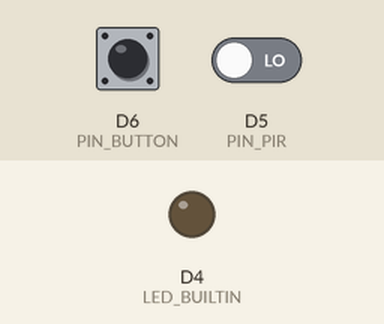
Simulated run of this program. Board: ESP8266 (Wemos D1 mini). On the bench: output pins drawn as LEDs (lit = HIGH, except the on-board LED, lit = LOW). Dashed ring = blinking. Inputs (shaded band) come from the test bench; at power-on: D5 (PIN_PIR) LOW, D6 (PIN_BUTTON) HIGH.

Above: at 1.2 s.
1.3 s: D5 (PIN_PIR) driven HIGH
At 4.2 s:
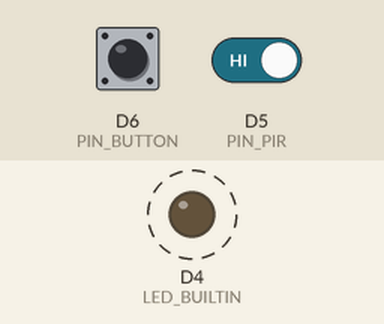
4.3 s: D6 (PIN_BUTTON) pulled LOW for 3.2 s
At 4.8 s:
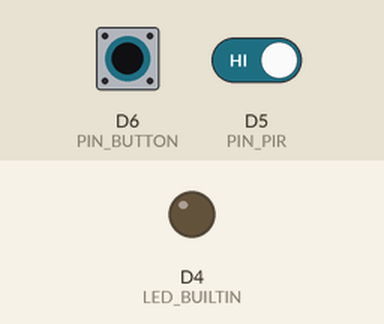
9.0 s: D6 (PIN_BUTTON) pulled LOW for 0.15 s
At 9.73 s:
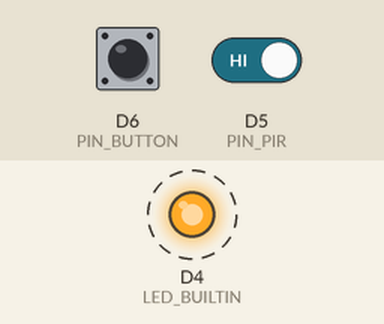
Timing chart, 0 to 18.0 s (numbered marks = the images above; inputs shaded):
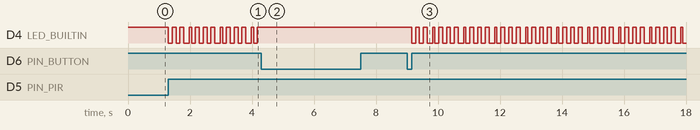

Measured:
- after the input at 1.3 s, D4 (LED_BUILTIN): alternates HIGH for 0.12 s and LOW for 0.13 s, starting at once
- after the input at 4.3 s, D4 (LED_BUILTIN): stops changing and stays HIGH
- after the input at 9.0 s, D4 (LED_BUILTIN): alternates HIGH for 0.12 s and LOW for 0.12 s, starting after 0.15 s

The program:

main.cpp
```cpp
// COMP-10184 – Mohawk College
// ALARM SYSTEM
//
// Simulates a real work motin detecting alarm system
//
// @author  NOLAN CARTER
// @id   000817341
//
// I created this work and I have not shared it with anyone else.
//

#include <Arduino.h>

// digital input pin definitions
#define PIN_PIR D5
#define PIN_BUTTON D6
#define STEP_ZERO 0
#define STEP_ONE 125
#define STEP_TWO 250
#define STEP_THREE 375
#define STEP_FOUR 500
#define STEP_FIVE 675
#define STEP_SIX 750
#define STEP_SEVEN 875

bool motionDetected = false;
unsigned long startTime;
unsigned long elapsedTime;

// ***********************************************************
// Flashes built in LED 4 times per second for 10 seconds if movement is detected
// Button will deactivate the blinking light
//
void stageFive(){
  if (digitalRead(PIN_PIR) && !motionDetected){
    startTime = millis();
    elapsedTime = startTime;
    motionDetected = true;

    while (elapsedTime - startTime <= 10000)
    {
      if (digitalRead(PIN_BUTTON) == 0)
      {
        digitalWrite(LED_BUILTIN,HIGH); // turns LED off
        break;
      }

      // turns LED on four times a second
      if ((elapsedTime - startTime)%1000 == STEP_ZERO
      || (elapsedTime - startTime)%1000 == STEP_TWO
      || (elapsedTime - startTime)%1000 == STEP_FOUR
      || (elapsedTime - startTime)%1000 == STEP_SIX)
      {
        digitalWrite(LED_BUILTIN,LOW); // turn LED on
      }

      // turns LED off 4 times a second
      if ((elapsedTime - startTime)%1000 == STEP_ONE
      || (elapsedTime - startTime)%1000 == STEP_THREE
      || (elapsedTime - startTime)%1000 == STEP_FIVE
      || (elapsedTime - startTime)%1000 == STEP_SEVEN)
      {
        digitalWrite(LED_BUILTIN,HIGH); // turn LED off
      }

      elapsedTime = millis(); // sets new elapsedTime
    }
  }
  else if (motionDetected && digitalRead(PIN_BUTTON) == 0)
  {
    motionDetected = false;
  }

}


// *************************************************************
void setup() {
  // configure the USB serial monitor
  Serial.begin(115200);

  // configure the LED output
  pinMode(LED_BUILTIN, OUTPUT);

  // PIR sensor is an INPUT
  pinMode(PIN_PIR, INPUT);

  // Button is an INPUT
  pinMode(PIN_BUTTON, INPUT_PULLUP);

  // start LED off
  digitalWrite(LED_BUILTIN,HIGH);
}

// *************************************************************
void loop() {
  stageFive();
} 
```
